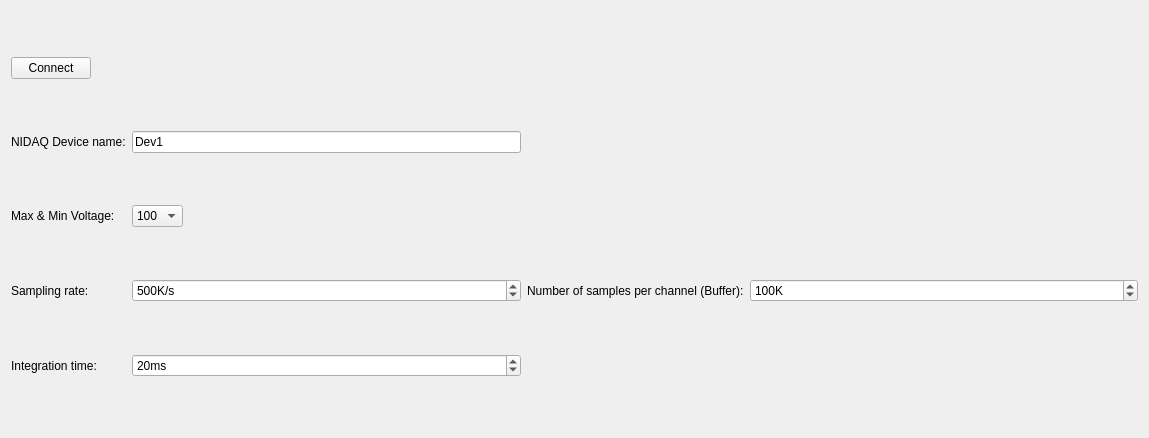
          <widget class="QWidget" name="page">
           <property name="geometry">
            <rect>
             <x>0</x>
             <y>0</y>
             <width>1149</width>
             <height>438</height>
            </rect>
           </property>
           <attribute name="label">
            <string>Presto/nidaq experiment</string>
           </attribute>
           <layout class="QGridLayout" name="gridLayout_8">
            <item row="22" column="2">
             <widget class="QSpinBox" name="spinBox_3">
              <property name="sizePolicy">
               <sizepolicy hsizetype="Expanding" vsizetype="Fixed">
                <horstretch>0</horstretch>
                <verstretch>0</verstretch>
               </sizepolicy>
              </property>
              <property name="suffix">
               <string>K/s</string>
              </property>
              <property name="maximum">
               <number>999</number>
              </property>
              <property name="value">
               <number>500</number>
              </property>
             </widget>
            </item>
            <item row="0" column="0" alignment="Qt::AlignLeft">
             <widget class="QPushButton" name="pushButton_19">
              <property name="sizePolicy">
               <sizepolicy hsizetype="Expanding" vsizetype="Fixed">
                <horstretch>0</horstretch>
                <verstretch>0</verstretch>
               </sizepolicy>
              </property>
              <property name="cursor">
               <cursorShape>PointingHandCursor</cursorShape>
              </property>
              <property name="text">
               <string>Connect</string>
              </property>
              <property name="checkable">
               <bool>true</bool>
              </property>
             </widget>
            </item>
            <item row="22" column="0">
             <widget class="QLabel" name="label_10">
              <property name="text">
               <string>Sampling rate:</string>
              </property>
             </widget>
            </item>
            <item row="7" column="2" alignment="Qt::AlignLeft">
             <widget class="QComboBox" name="comboBox_4">
              <item>
               <property name="text">
                <string>100</string>
               </property>
              </item>
              <item>
               <property name="text">
                <string>200</string>
               </property>
              </item>
              <item>
               <property name="text">
                <string>500</string>
               </property>
              </item>
              <item>
               <property name="text">
                <string>1</string>
               </property>
              </item>
              <item>
               <property name="text">
                <string>2</string>
               </property>
              </item>
              <item>
               <property name="text">
                <string>5</string>
               </property>
              </item>
              <item>
               <property name="text">
                <string>10</string>
               </property>
              </item>
             </widget>
            </item>
            <item row="25" column="0">
             <widget class="QLabel" name="label_11">
              <property name="text">
               <string>Integration time:</string>
              </property>
             </widget>
            </item>
            <item row="7" column="0">
             <widget class="QLabel" name="label_7">
              <property name="text">
               <string>Max &amp; Min Voltage:</string>
              </property>
             </widget>
            </item>
            <item row="22" column="7">
             <widget class="QSpinBox" name="spinBox_5">
              <property name="sizePolicy">
               <sizepolicy hsizetype="MinimumExpanding" vsizetype="Fixed">
                <horstretch>0</horstretch>
                <verstretch>0</verstretch>
               </sizepolicy>
              </property>
              <property name="suffix">
               <string>K</string>
              </property>
              <property name="maximum">
               <number>500</number>
              </property>
              <property name="value">
               <number>100</number>
              </property>
             </widget>
            </item>
            <item row="5" column="2">
             <widget class="QLineEdit" name="lineEdit_2">
              <property name="text">
               <string>Dev1</string>
              </property>
              <property name="readOnly">
               <bool>true</bool>
              </property>
             </widget>
            </item>
            <item row="22" column="5">
             <widget class="QLabel" name="label_13">
              <property name="text">
               <string>Number of samples per channel (Buffer):</string>
              </property>
             </widget>
            </item>
            <item row="5" column="0">
             <widget class="QLabel" name="label_12">
              <property name="text">
               <string>NIDAQ Device name:</string>
              </property>
             </widget>
            </item>
            <item row="25" column="2">
             <widget class="QSpinBox" name="spinBox_4">
              <property name="sizePolicy">
               <sizepolicy hsizetype="Expanding" vsizetype="Fixed">
                <horstretch>0</horstretch>
                <verstretch>0</verstretch>
               </sizepolicy>
              </property>
              <property name="suffix">
               <string>ms</string>
              </property>
              <property name="minimum">
               <number>1</number>
              </property>
              <property name="maximum">
               <number>1000</number>
              </property>
              <property name="value">
               <number>20</number>
              </property>
             </widget>
            </item>
           </layout>
          </widget>
